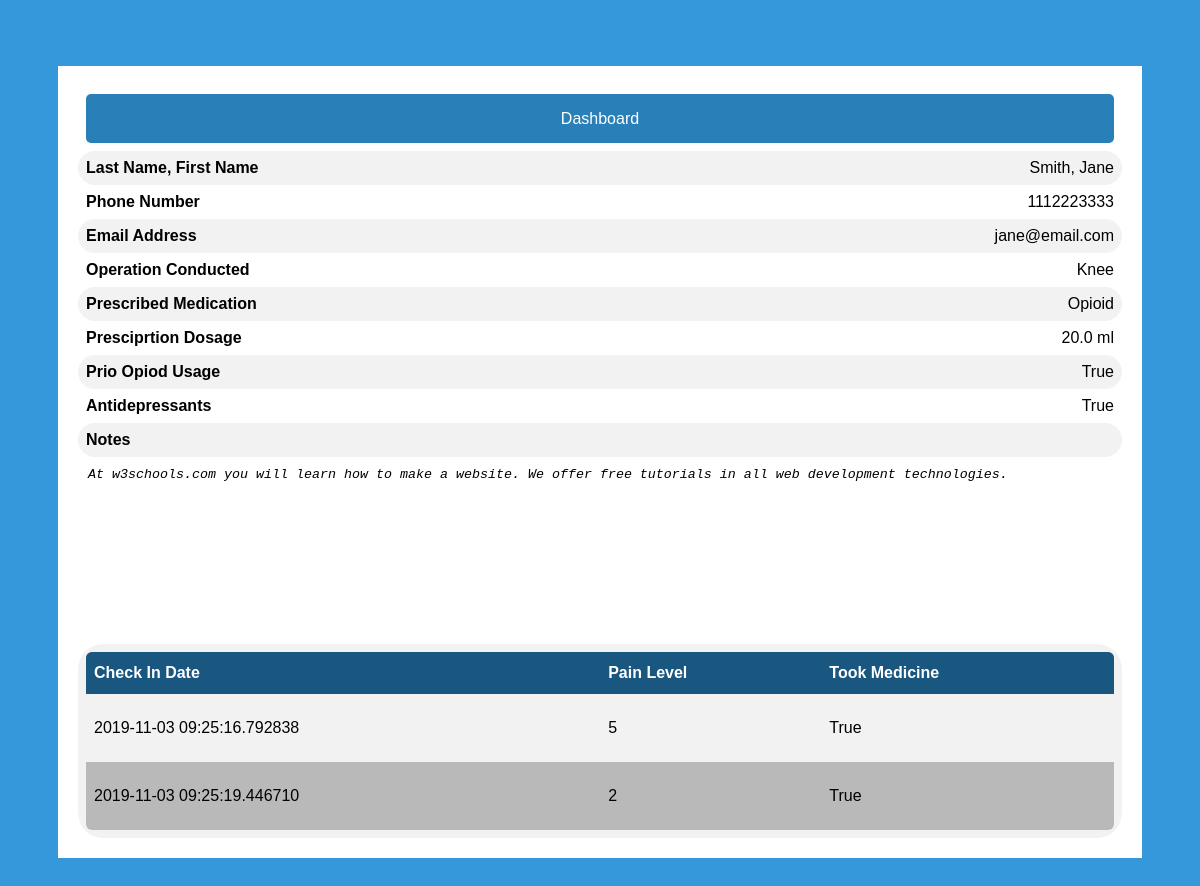
/detailedpatientinfo/3, run on the app's committed database.
### app/models.py (models this page shows, shortened)
class User(UserMixin,db.Model):
    id = db.Column(db.Integer, primary_key=True)
    email = db.Column(db.String(64))
    password = db.Column(db.String(128))
    isDoctor = db.Column(db.Boolean)

class Patient(User):
    id = db.Column(db.Integer, db.ForeignKey('user.id'), primary_key=True)
    firstName = db.Column(db.String(64))
    lastName = db.Column(db.String(64))
    phoneNumber = db.Column(db.String(64))
    operation = db.Column(db.String(64))
    operationDate = db.Column(db.Date)
    prescriptionMed = db.Column(db.String(64))
    prescriptionDosage = db.Column(db.Float)
    priorOpioid = db.Column(db.Boolean)
    onAntidepressants = db.Column(db.Boolean)
    addictionRisk = db.Column(db.Integer)
    checkins = db.relationship("CheckIn", backref="patient", lazy='dynamic')

class User(UserMixin,db.Model):
    id = db.Column(db.Integer, primary_key=True)
    email = db.Column(db.String(64))
    password = db.Column(db.String(128))
    isDoctor = db.Column(db.Boolean)

class CheckIn(db.Model):
    id = db.Column(db.Integer, primary_key=True)
    tookMed = db.Column(db.Boolean)
    painLevel = db.Column(db.Integer)
    checkInDate = db.Column(db.DateTime)
    patient_id = db.Column(db.Integer, db.ForeignKey("patient.id"))

### app/routes.py (the view)
@app.route('/detailedpatientinfo/<patientid>', methods=['GET','POST'] )
def detailedPatientInfo(patientid):
    patient = Patient.query.filter_by(id=patientid).first_or_404()
    return render_template("detailedpatientinfo.html", patient=patient)

### app/templates/detailedpatientinfo.html (shortened to what this page needs)
<link type="text/css" rel="stylesheet" href="/static/css/detailedpatientinfo.css" >
<link type="text/css" rel="stylesheet" href="/static/css/doctordashboard.css" >
{% extends "base.html" %}
{% block page %}
<div class="patientdetail">
    <div class="patientdetail-screen">
            <div>
                    <a href="{{ url_for('doctorDashBoard') }}">Dashboard</a>
                </div>
            <div><span class="key">Last Name, First Name</span><span class="data">{{patient.lastName}}, {{patient.firstName}}</span></div>
            <div><span class="key">Phone Number</span><span class="data">{{patient.phoneNumber}}</span></div>
            <div><span class="key">Email Address</span><span class="data">{{patient.email}}</span></div>
            <div><span class="key">Operation Conducted</span><span class="data">{{patient.operation}}</span></div>
            <div><span class="key">Prescribed Medication</span><span class="data">{{patient.prescriptionMed}}</span></div>
            <div><span class="key">Presciprtion Dosage</span><span class="data">{{patient.prescriptionDosage}} ml</span></div>
            <div><span class="key">Prio Opiod Usage</span><span class="data">{{patient.priorOpioid}}</span></div>
            <div><span class="key">Antidepressants</span><span class="data">{{patient.onAntidepressants}}</span></div>
            <div><span class="key">Notes</span></div>
            <div>
                <span class="key">
                    <textarea readonly>At w3schools.com you will learn how to make a website. We offer free tutorials in all web development technologies.</textarea>
                </span>
            </div>
            <div>
                    <table id="customers">
                <tr>
                    <th>Check In Date</th>
                    <th>Pain Level</th>
                    <th>Took Medicine</th>
                </tr>
            {% for item in patient.checkins %}
                <tr>
                    <td>{{item.checkInDate}}</td>
                    <td>{{item.painLevel}}</td>
                    <td>{{item.tookMed}}</td>
                </tr>
            {% endfor %}
                    </table>
            </div>
    </div>
    </div>
</div>
{% endblock %}

### app/static/css/detailedpatientinfo.css (style rules this page uses)
.patientdetail { margin: 8px auto; width:100%; }
.patientdetail-screen { background-color: #FFF; padding: 20px; border-radius: 5px width }
.patientdetail-screen div { padding:8px; border-radius: 25px; }
.patientdetail-screen .data { float:right; }
.patientdetail-screen .key { font-weight: bold; }
.patientdetail-screen div:nth-child(even) { background-color: #f2f2f2; }
textarea { resize: none; height:25%; width:100%; border-radius: 5px; border: none; border-color: transparent; font-style: italic; }
a { border: 2px solid transparent; background: #3498DB; color: #ffffff; font-size: 16px; line-height: 25px; padding: 10px 0; text-decoration: none; text-shadow: none; border-radius: 5px; box-shadow: none; transition: 0.25s; display: block; width: auto; margin: 0 auto; text-align: center; }
a { background-color: #2980B9; }

### app/static/css/doctordashboard.css (style rules this page uses)
#customers { font-family: "Trebuchet MS", Arial, Helvetica, sans-serif; border-collapse: collapse; width: 100%; }
table { border-collapse: separate; border-spacing: 0; min-width: 350px; }
table tr th, table tr td { border-right: 1px solid #bbb; border-bottom: 1px solid #bbb; padding: 5px; }
table tr th:first-child, table tr th:last-child { border-top:solid 1px #bbb; }
table tr th:first-child, table tr td:first-child { border-left: 1px solid #bbb; }
table tr th { background: #eee; text-align: left; }
table tr:first-child th:first-child, table.Info tr:first-child td:first-child { border-top-left-radius: 6px; }
table tr:first-child th:last-child, table.Info tr:first-child td:last-child { border-top-right-radius: 6px; }
table tr:last-child td:first-child { border-bottom-left-radius: 6px; }
table tr:last-child td:last-child { border-bottom-right-radius: 6px; }
#customers td, #customers th { border: none; padding: 25px 8px 25px 8px; }
#customers tr:nth-child(even) { background-color: #f2f2f2; }
#customers tr:nth-child(odd) { background-color: #b9b9b9; }
#customers th { padding-top: 12px; padding-bottom: 12px; text-align: left; background-color: #195680; color: white; }

### app/static/css/login.css (style rules this page uses)
* { box-sizing: border-box; }
body { font-family: Arial; background-color: #3498DB; padding: 50px; }

### data on the page
Patient: lastName "Smith", firstName "Jane", phoneNumber "1112223333", operation "Knee", prescriptionMed "Opioid", prescriptionDosage "20.0", priorOpioid "True", onAntidepressants "True"
User: email "jane@email.com"
CheckIn: checkInDate "2019-11-03 09:25:16.792838", painLevel "5", tookMed "True"
CheckIn: checkInDate "2019-11-03 09:25:19.446710", painLevel "2", tookMed "True"
